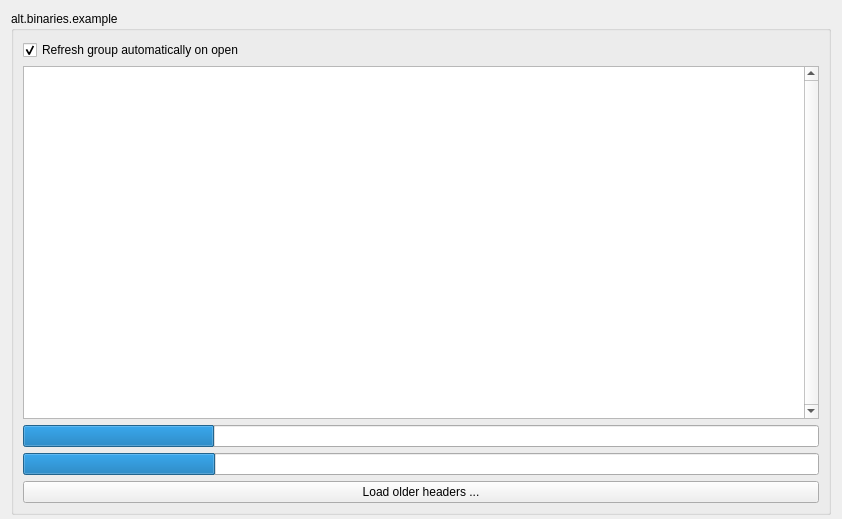
<?xml version="1.0" encoding="UTF-8"?>
<ui version="4.0">
 <class>NewsGroup</class>
 <widget class="QWidget" name="NewsGroup">
  <property name="geometry">
   <rect>
    <x>0</x>
    <y>0</y>
    <width>842</width>
    <height>519</height>
   </rect>
  </property>
  <property name="windowTitle">
   <string>alt.binaries.example</string>
  </property>
  <property name="windowIcon">
   <iconset resource="resource.qrc">
    <normaloff>:/resource/16x16_ico_png/ico_news.png</normaloff>:/resource/16x16_ico_png/ico_news.png</iconset>
  </property>
  <layout class="QGridLayout" name="gridLayout_5">
   <property name="bottomMargin">
    <number>4</number>
   </property>
   <item row="0" column="0">
    <widget class="QGroupBox" name="grpView">
     <property name="title">
      <string>alt.binaries.example</string>
     </property>
     <property name="flat">
      <bool>false</bool>
     </property>
     <layout class="QVBoxLayout" name="verticalLayout">
      <item>
       <layout class="QHBoxLayout" name="horizontalLayout">
        <item>
         <widget class="QCheckBox" name="chkRefreshAutomatically">
          <property name="text">
           <string>Refresh group automatically on open</string>
          </property>
          <property name="checked">
           <bool>true</bool>
          </property>
         </widget>
        </item>
        <item>
         <spacer name="horizontalSpacer">
          <property name="orientation">
           <enum>Qt::Horizontal</enum>
          </property>
          <property name="sizeHint" stdset="0">
           <size>
            <width>40</width>
            <height>20</height>
           </size>
          </property>
         </spacer>
        </item>
       </layout>
      </item>
      <item>
       <widget class="QTableView" name="tableView">
        <property name="contextMenuPolicy">
         <enum>Qt::CustomContextMenu</enum>
        </property>
        <property name="verticalScrollBarPolicy">
         <enum>Qt::ScrollBarAlwaysOn</enum>
        </property>
        <property name="horizontalScrollBarPolicy">
         <enum>Qt::ScrollBarAsNeeded</enum>
        </property>
        <property name="tabKeyNavigation">
         <bool>false</bool>
        </property>
        <property name="selectionMode">
         <enum>QAbstractItemView::ExtendedSelection</enum>
        </property>
        <property name="selectionBehavior">
         <enum>QAbstractItemView::SelectRows</enum>
        </property>
        <property name="showGrid">
         <bool>false</bool>
        </property>
        <property name="gridStyle">
         <enum>Qt::SolidLine</enum>
        </property>
        <property name="sortingEnabled">
         <bool>true</bool>
        </property>
        <attribute name="horizontalHeaderMinimumSectionSize">
         <number>0</number>
        </attribute>
        <attribute name="horizontalHeaderShowSortIndicator" stdset="0">
         <bool>true</bool>
        </attribute>
        <attribute name="horizontalHeaderStretchLastSection">
         <bool>true</bool>
        </attribute>
        <attribute name="verticalHeaderVisible">
         <bool>false</bool>
        </attribute>
        <attribute name="verticalHeaderDefaultSectionSize">
         <number>16</number>
        </attribute>
        <attribute name="verticalHeaderMinimumSectionSize">
         <number>16</number>
        </attribute>
       </widget>
      </item>
      <item>
       <widget class="QProgressBar" name="loader">
        <property name="value">
         <number>24</number>
        </property>
        <property name="textVisible">
         <bool>false</bool>
        </property>
       </widget>
      </item>
      <item>
       <widget class="QProgressBar" name="progressBar">
        <property name="maximum">
         <number>99</number>
        </property>
        <property name="value">
         <number>24</number>
        </property>
        <property name="textVisible">
         <bool>false</bool>
        </property>
       </widget>
      </item>
      <item>
       <widget class="QPushButton" name="btnLoadMore">
        <property name="text">
         <string>Load older headers ...</string>
        </property>
       </widget>
      </item>
     </layout>
     <zorder>btnLoadMore</zorder>
     <zorder>tableView</zorder>
     <zorder>progressBar</zorder>
     <zorder>loader</zorder>
     <zorder>layoutWidget</zorder>
     <zorder>chkRefreshAutomatically</zorder>
    </widget>
   </item>
  </layout>
  <action name="actionRefresh">
   <property name="icon">
    <iconset resource="resource.qrc">
     <normaloff>:/resource/16x16_ico_png/ico_refresh.png</normaloff>:/resource/16x16_ico_png/ico_refresh.png</iconset>
   </property>
   <property name="text">
    <string>Refresh</string>
   </property>
   <property name="toolTip">
    <string>Refresh</string>
   </property>
  </action>
  <action name="actionFilter">
   <property name="icon">
    <iconset resource="resource.qrc">
     <normaloff>:/resource/16x16_ico_png/ico_filter.png</normaloff>:/resource/16x16_ico_png/ico_filter.png</iconset>
   </property>
   <property name="text">
    <string>Filter ...</string>
   </property>
  </action>
  <action name="actionStop">
   <property name="icon">
    <iconset resource="resource.qrc">
     <normaloff>:/resource/16x16_ico_png/ico_stop.png</normaloff>:/resource/16x16_ico_png/ico_stop.png</iconset>
   </property>
   <property name="text">
    <string>Stop</string>
   </property>
  </action>
  <action name="actionDownload">
   <property name="icon">
    <iconset resource="resource.qrc">
     <normaloff>:/resource/16x16_ico_png/ico_download.png</normaloff>:/resource/16x16_ico_png/ico_download.png</iconset>
   </property>
   <property name="text">
    <string>Download</string>
   </property>
  </action>
  <action name="actionBrowse">
   <property name="icon">
    <iconset resource="resource.qrc">
     <normaloff>:/resource/16x16_ico_png/ico_browse.png</normaloff>:/resource/16x16_ico_png/ico_browse.png</iconset>
   </property>
   <property name="text">
    <string>Browse ...</string>
   </property>
  </action>
  <action name="actionShowNone">
   <property name="checkable">
    <bool>true</bool>
   </property>
   <property name="text">
    <string>None</string>
   </property>
  </action>
  <action name="actionShowAudio">
   <property name="checkable">
    <bool>true</bool>
   </property>
   <property name="text">
    <string>Audio</string>
   </property>
  </action>
  <action name="actionShowVideo">
   <property name="checkable">
    <bool>true</bool>
   </property>
   <property name="text">
    <string>Video</string>
   </property>
  </action>
  <action name="actionShowImage">
   <property name="checkable">
    <bool>true</bool>
   </property>
   <property name="text">
    <string>Image</string>
   </property>
  </action>
  <action name="actionShowText">
   <property name="checkable">
    <bool>true</bool>
   </property>
   <property name="text">
    <string>Text</string>
   </property>
  </action>
  <action name="actionShowArchive">
   <property name="checkable">
    <bool>true</bool>
   </property>
   <property name="text">
    <string>Archive</string>
   </property>
  </action>
  <action name="actionShowParity">
   <property name="checkable">
    <bool>true</bool>
   </property>
   <property name="text">
    <string>Parity</string>
   </property>
  </action>
  <action name="actionShowDocument">
   <property name="checkable">
    <bool>true</bool>
   </property>
   <property name="text">
    <string>Document</string>
   </property>
  </action>
  <action name="actionShowOther">
   <property name="checkable">
    <bool>true</bool>
   </property>
   <property name="text">
    <string>Other</string>
   </property>
  </action>
  <action name="actionShowBroken">
   <property name="checkable">
    <bool>true</bool>
   </property>
   <property name="text">
    <string>Broken</string>
   </property>
  </action>
  <action name="actionShowDeleted">
   <property name="checkable">
    <bool>true</bool>
   </property>
   <property name="text">
    <string>Deleted</string>
   </property>
  </action>
  <action name="actionDelete">
   <property name="icon">
    <iconset resource="resource.qrc">
     <normaloff>:/resource/16x16_ico_png/ico_delete.png</normaloff>:/resource/16x16_ico_png/ico_delete.png</iconset>
   </property>
   <property name="text">
    <string>Delete</string>
   </property>
   <property name="shortcut">
    <string>Del</string>
   </property>
  </action>
  <action name="actionHeaders">
   <property name="icon">
    <iconset resource="resource.qrc">
     <normaloff>:/resource/16x16_ico_png/ico_headers.png</normaloff>:/resource/16x16_ico_png/ico_headers.png</iconset>
   </property>
   <property name="text">
    <string>View Blocks</string>
   </property>
   <property name="toolTip">
    <string>View data block details</string>
   </property>
  </action>
  <action name="actionBookmark">
   <property name="icon">
    <iconset resource="resource.qrc">
     <normaloff>:/resource/16x16_ico_png/ico_bookmark.png</normaloff>:/resource/16x16_ico_png/ico_bookmark.png</iconset>
   </property>
   <property name="text">
    <string>Toggle Bookmark</string>
   </property>
   <property name="toolTip">
    <string>Toggle bookmark</string>
   </property>
   <property name="shortcut">
    <string>Ctrl+Shift+B</string>
   </property>
  </action>
  <action name="actionBookmarkNext">
   <property name="icon">
    <iconset resource="resource.qrc">
     <normaloff>:/resource/16x16_ico_png/ico_bookmark_next.png</normaloff>:/resource/16x16_ico_png/ico_bookmark_next.png</iconset>
   </property>
   <property name="text">
    <string>Next Bookmark</string>
   </property>
   <property name="toolTip">
    <string>Find next bookmark</string>
   </property>
   <property name="shortcut">
    <string>Ctrl+Shift+N</string>
   </property>
  </action>
  <action name="actionBookmarkPrev">
   <property name="icon">
    <iconset resource="resource.qrc">
     <normaloff>:/resource/16x16_ico_png/ico_bookmark_prev.png</normaloff>:/resource/16x16_ico_png/ico_bookmark_prev.png</iconset>
   </property>
   <property name="text">
    <string>Prev Bookmark</string>
   </property>
   <property name="toolTip">
    <string>Find previous bookmark</string>
   </property>
   <property name="shortcut">
    <string>Ctrl+Shift+P</string>
   </property>
  </action>
 </widget>
 <tabstops>
  <tabstop>tableView</tabstop>
  <tabstop>btnLoadMore</tabstop>
  <tabstop>chkRefreshAutomatically</tabstop>
 </tabstops>
 <resources>
  <include location="resource.qrc"/>
 </resources>
 <connections/>
</ui>
